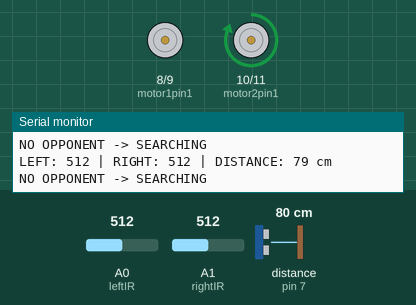
This sketch was run on a simulated Arduino Uno, built with avr-gcc and run on an emulated ATmega328P. Shown: motor-driver pin pairs drawn as motors (green arrow = first pin HIGH = forward, orange = second pin HIGH = backward, longer = more drive, scaled by the enable pin), the last lines printed to the serial monitor. Wiring (inferred from the names in the program): ultrasonic range finder: trigger pin 6; echo pin 7. The inputs (shaded band) are chosen by the test bench; at power-on: A0 (leftIR) = 512, distance to the obstacle (sensor on pin 7) 80 cm, A1 (rightIR) = 512. The echo pulse lasts 58.3 µs per cm.

Above: at 6.2 s.
6.3 s: A0 (leftIR) set to 486
At 7.2 s:
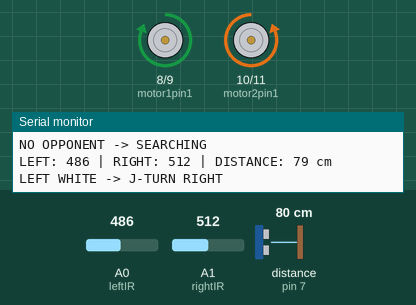
9.3 s: distance to the obstacle (sensor on pin 7) set to 54 cm
12.3 s: distance to the obstacle (sensor on pin 7) set to 48 cm
At 14.0 s:
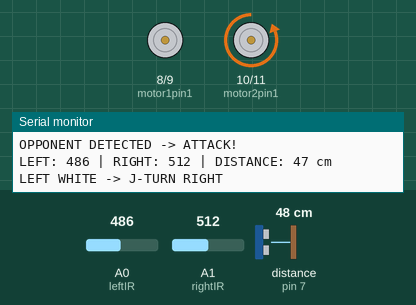
15.3 s: A1 (rightIR) set to 483
At 16.5 s:
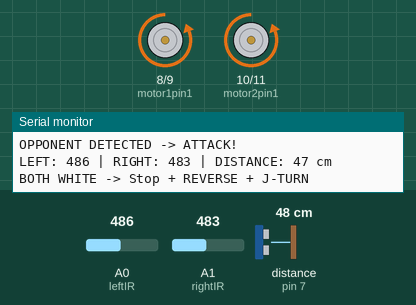
18.3 s: A0 (leftIR) set to 510
At 19.2 s:
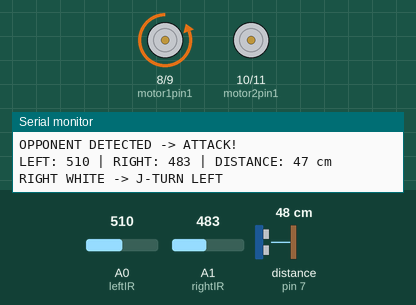
21.3 s: A1 (rightIR) set to 510
At 22.6 s:
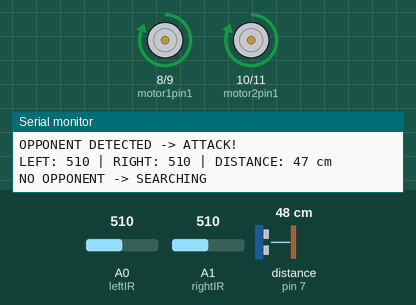
Timing chart, 0 to 25.3 s (numbered marks = the images above; inputs shaded):
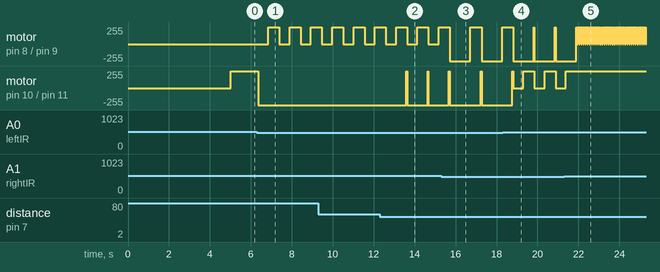

Measured:
- the behaviour switches between 501 and 500 on A0 (leftIR) (found by bisection; images 0 and 1)
- the behaviour switches between 52 and 51 cm on distance to the obstacle (sensor on pin 7) (found by bisection; images 1 and 2)
- the behaviour switches between 501 and 500 on A1 (rightIR) (found by bisection; images 2 and 3)
- after the input at 6.3 s, motor on pin 8 (motor1pin1) / pin 9 (motor1pin2): alternates forward 255/255 for 0.54 s and stopped for 0.50 s, starting after 0.55 s; motor on pin 10 (motor2pin1) / pin 11 (motor2pin2): forward 255/255 → backward 255/255 after 0.05 s
- after the input at 12.3 s, motor on pin 10 (motor2pin1) / pin 11 (motor2pin2): alternates forward 255/255 for 0.04 s and backward 255/255 for 1.0 s, starting after 1.3 s
- after the input at 15.3 s, motor on pin 8 (motor1pin1) / pin 9 (motor1pin2): alternates forward 255/255 for 0.55 s and backward 255/255 for 1.0 s, starting after 0.42 s; motor on pin 10 (motor2pin1) / pin 11 (motor2pin2): backward 255/255 → forward 255/255 after 1.9 s, → backward 255/255 0.05 s later
- after the input at 18.3 s, motor on pin 10 (motor2pin1) / pin 11 (motor2pin2): alternates forward 255/255 for 0.54 s and stopped for 0.50 s, starting after 0.51 s
- after the input at 21.3 s, motor on pin 8 (motor1pin1) / pin 9 (motor1pin2): alternates forward 255/255 for 0.07 s and stopped for 0.03 s, starting after 0.63 s; motor on pin 10 (motor2pin1) / pin 11 (motor2pin2): goes on until 21.4 s, then stays forward 255/255

The sketch:

Jumbo_Hotdog.ino
```cpp
/*

TEAM DREAM SUMOBOT
ROBOT NAME:

MEMBERS:
Ann Arcalas
Nataniel Mapa
Nazren Sorio

Wires Connection Color code

MOTOR PINS
ENA orange
EN1 white
EN2 green
EN3 blue
EN4 violet
ENB brown

FLOOR SENSOR
leftIR yellow
rightIR Green

BACK SENSOR
*/

// MOTOR PINS

int motor1pin1 = 8;    // EN1 white
int motor1pin2 = 9;    // EN2 green

int motor2pin1 = 10;   // EN3 blue
int motor2pin2 = 11;   // EN4 violet

// ENA / ENB SPEED PINS

int ENA = A4;    // LEFT MOTOR SPEED, orange
int ENB = A5;    // RIGHT MOTOR SPEED, brown

// SPEED SETTINGS

int motorSpeed = 255;
int attackSpeed = 255;

// FLOOR SENSOR PINS

int leftIR = A0; // yellow
int rightIR = A1; // green

int threshold = 500;

// ULTRASONIC SENSOR

int trigPin = 6; // purple
int echoPin = 7;  // brown

int attackDistance = 50;

// U-TURN SETTINGS

// How long the robot reverses before turning
int reverseTime = 1000;

// How long the robot turns
int turnTime = 500;

// SETUP

void setup() {

  Serial.begin(9600);

  pinMode(motor1pin1, OUTPUT);
  pinMode(motor1pin2, OUTPUT);

  pinMode(motor2pin1, OUTPUT);
  pinMode(motor2pin2, OUTPUT);

  pinMode(ENA, OUTPUT);
  pinMode(ENB, OUTPUT);

  pinMode(trigPin, OUTPUT);
  pinMode(echoPin, INPUT);

  stopLeft();
  stopRight();
  delay(5000);

}

// MAIN LOOP

void loop() {

  // READ FLOOR SENSORS

  int leftSensor = analogRead(leftIR);
  int rightSensor = analogRead(rightIR);

  // READ ULTRASONIC

  digitalWrite(trigPin, LOW);
  delayMicroseconds(2);

  digitalWrite(trigPin, HIGH);
  delayMicroseconds(10);

  digitalWrite(trigPin, LOW);

  long duration = pulseIn(echoPin, HIGH, 25000);

  int distance;

  if (duration == 0) {
    distance = 999;
  }
  else {
    distance = duration * 0.0343 / 2;
  }

  // BLACK = SAFE
  // WHITE = EDGE

  bool leftBlack = leftSensor > threshold;
  bool rightBlack = rightSensor > threshold;

  // SERIAL MONITOR

  Serial.print("LEFT: ");
  Serial.print(leftSensor);

  Serial.print(" | RIGHT: ");
  Serial.print(rightSensor);

  Serial.print(" | DISTANCE: ");
  Serial.print(distance);

  Serial.println(" cm");


  // LEFT SENSOR DETECTS WHITE
  // J-TURN TO THE RIGHT

  if (!leftBlack && rightBlack) {

    Serial.println("LEFT WHITE -> J-TURN RIGHT");

    // First move away from edge
    stopLeft();
    rightReverse();

    delay(500);

    // Turn RIGHT
    leftForward();
    rightReverse();

    delay(turnTime);
  }

  // RIGHT SENSOR DETECTS WHITE
  // J-TURN TO THE LEFT

  else if (leftBlack && !rightBlack) {

    Serial.println("RIGHT WHITE -> J-TURN LEFT");

    // First move away from edge
    leftReverse();
    stopRight();

    delay(500);

    // Turn LEFT
    leftReverse();
    rightForward();

    delay(turnTime);
  }

  // BOTH SENSORS DETECT WHITE
  // REVERSE THEN TURN

  else if (!leftBlack && !rightBlack) {

    Serial.println("BOTH WHITE -> Stop + REVERSE + J-TURN");

    // Move away from edge
    leftReverse();
    rightReverse();

    delay(reverseTime);

    // Turn around
    leftForward();
    rightReverse();

    delay(turnTime);
  }

  // BOTH BLACK = SAFE

  else if (leftBlack && rightBlack)
{

      Serial.println("NO OPPONENT -> SEARCHING");

      stopLeft();
      rightForward();
    }{

    // OPPONENT DETECTED

    if (distance <= attackDistance) {

      Serial.println("OPPONENT DETECTED -> ATTACK!");

      attackForward();
    }

    // SEARCHING FOR OPPONENT

  }

  delay(30);
}

// LEFT MOTOR

void leftForward() {

  digitalWrite(motor1pin1, HIGH);
  digitalWrite(motor1pin2, LOW);

  analogWrite(ENA, motorSpeed);
}


void leftReverse() {

  digitalWrite(motor1pin1, LOW);
  digitalWrite(motor1pin2, HIGH);

  analogWrite(ENA, motorSpeed);
}


void stopLeft() {

  digitalWrite(motor1pin1, LOW);
  digitalWrite(motor1pin2, LOW);

  analogWrite(ENA, 0);
}

// RIGHT MOTOR

void rightForward() {

  digitalWrite(motor2pin1, HIGH);
  digitalWrite(motor2pin2, LOW);

  analogWrite(ENB, motorSpeed);
}


void rightReverse() {

  digitalWrite(motor2pin1, LOW);
  digitalWrite(motor2pin2, HIGH);

  analogWrite(ENB, motorSpeed);
}


void stopRight() {

  digitalWrite(motor2pin1, LOW);
  digitalWrite(motor2pin2, LOW);

  analogWrite(ENB, 0);
}

  // ATTACK FORWARD

void attackForward() {

  // LEFT MOTOR
  digitalWrite(motor1pin1, HIGH);
  digitalWrite(motor1pin2, LOW);

  // RIGHT MOTOR
  digitalWrite(motor2pin1, HIGH);
  digitalWrite(motor2pin2, LOW);

  // MAXIMUM ATTACK SPEED
  analogWrite(ENA, attackSpeed);
  analogWrite(ENB, attackSpeed);
}
```
